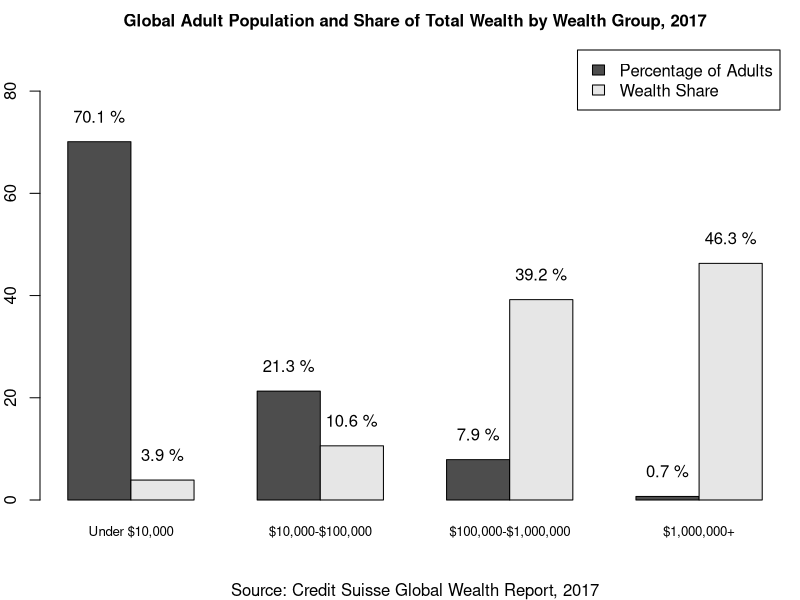

The R source for this figure:
pop <- c(70.1, 21.3, 7.9, 0.7)
wea <- c(3.9, 10.6, 39.2, 46.3)
bar <- matrix(cbind(pop,wea), ncol=4, byrow=TRUE)
bar <- as.table(bar)
colnames(bar) <- c("Under $10,000","$10,000-$100,000","$100,000-$1,000,000","$1,000,000+")
rownames(bar) = c("Percentage of Adults","Wealth Share")
par(mar=c(5, 2, 2, 0.5))
bp <- barplot(bar,beside=TRUE,cex.names =0.8,ylim=c(0,90), main="Global Adult Population and Share of Total Wealth by Wealth Group, 2017", cex.main=1, legend=TRUE, sub="Source: Credit Suisse Global Wealth Report, 2017")
text(bp, bar + 5, sprintf("%.1f %%", bar))
par(mar=c(5.1,4.1,4.1,2.1))
rm(pop,wea,bar,bp)
